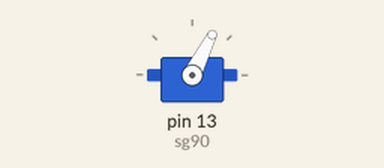
Recording of a sketch running on a simulated Arduino Uno, built with avr-gcc and run on an emulated ATmega328P. On the bench: servo.

Above: at 0.05 s.
At 0.85 s:
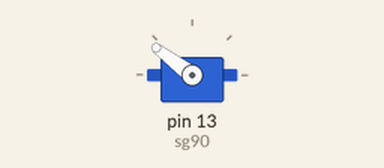
At 4.5 s:
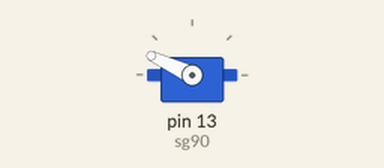
At 8.95 s:
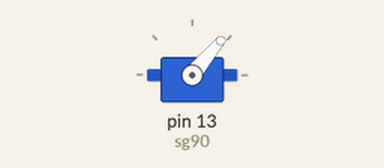
Timing chart, 0 to 11.6 s (numbered marks = the images above):
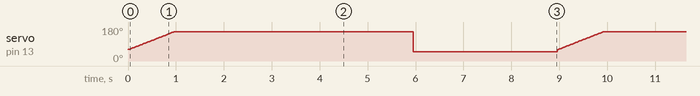

The sketch:

servo_rotation_control.ino
```cpp
#include <Servo.h>
Servo sg90;
//int pos = 0;
int dly = 10 ;
void setup()
{
sg90.attach(13);
}
void loop()
{
sg90.write(60);
delay(dly);
sg90.write(61);
delay(dly);
sg90.write(62);
delay(dly);
sg90.write(63);
delay(dly);
sg90.write(64);
delay(dly);
sg90.write(65);
delay(dly);
sg90.write(66);
delay(dly);
sg90.write(67);
delay(dly);
sg90.write(68);
delay(dly);
sg90.write(69);
delay(dly);
sg90.write(70);
delay(dly);
sg90.write(71);
delay(dly);
sg90.write(72);
delay(dly);
sg90.write(73);
delay(dly);
sg90.write(74);
delay(dly);
sg90.write(75);
delay(dly);
sg90.write(76);
delay(dly);
sg90.write(77);
delay(dly);
sg90.write(78);
delay(dly);
sg90.write(79);
delay(dly);
sg90.write(80);
delay(dly);
sg90.write(81);
delay(dly);
sg90.write(82);
delay(dly);
sg90.write(83);
delay(dly);
sg90.write(84);
delay(dly);
sg90.write(85);
delay(dly);
sg90.write(86);
delay(dly);
sg90.write(87);
delay(dly);
sg90.write(88);
delay(dly);
sg90.write(89);
delay(dly);
sg90.write(90);
delay(dly);
sg90.write(91);
delay(dly);
sg90.write(92);
delay(dly);
sg90.write(93);
delay(dly);
sg90.write(94);
delay(dly);
sg90.write(95);
delay(dly);
sg90.write(96);
delay(dly);
sg90.write(97);
delay(dly);
sg90.write(98);
delay(dly);
sg90.write(99);
delay(dly);
sg90.write(100);
delay(dly);
sg90.write(101);
delay(dly);
sg90.write(102);
delay(dly);
sg90.write(103);
delay(dly);
sg90.write(104);
delay(dly);
sg90.write(105);
delay(dly);
sg90.write(106);
delay(dly);
sg90.write(107);
delay(dly);
sg90.write(108);
delay(dly);
sg90.write(109);
delay(dly);
sg90.write(110);
delay(dly);
sg90.write(111);
delay(dly);
sg90.write(112);
delay(dly);
sg90.write(113);
delay(dly);
sg90.write(114);
delay(dly);
sg90.write(115);
delay(dly);
sg90.write(116);
delay(dly);
sg90.write(117);
delay(dly);
sg90.write(118);
delay(dly);
sg90.write(119);
delay(dly);
sg90.write(120);
delay(dly);
sg90.write(121);
delay(dly);
sg90.write(122);
delay(dly);
sg90.write(123);
delay(dly);
sg90.write(124);
delay(dly);
sg90.write(125);
delay(dly);
sg90.write(126);
delay(dly);
sg90.write(127);
delay(dly);
sg90.write(128);
delay(dly);
sg90.write(129);
delay(dly);
sg90.write(130);
delay(dly);
sg90.write(131);
delay(dly);
sg90.write(132);
delay(dly);
sg90.write(133);
delay(dly);
sg90.write(134);
delay(dly);
sg90.write(135);
delay(dly);
sg90.write(136);
delay(dly);
sg90.write(137);
delay(dly);
sg90.write(138);
delay(dly);
sg90.write(139);
delay(dly);
sg90.write(140);
delay(dly);
sg90.write(141);
delay(dly);
sg90.write(142);
delay(dly);
sg90.write(143);
delay(dly);
sg90.write(144);
delay(dly);
sg90.write(145);
delay(dly);
sg90.write(146);
delay(dly);
sg90.write(147);
delay(dly);
sg90.write(148);
delay(dly);
sg90.write(149);
delay(dly);
sg90.write(150);
delay(dly);
sg90.write(151);
delay(dly);
sg90.write(152);
delay(dly);
sg90.write(153);
delay(dly);
sg90.write(154);
delay(dly);
sg90.write(155);
delay(5000);
sg90.write(50);
delay(3000);

/*sg90.write(155);
delay(50);
sg90.write(150);
delay(50);
sg90.write(145);
delay(50);
sg90.write(140);
delay(50);
sg90.write(135);
delay(50);
sg90.write(130);
delay(50);
sg90.write(125);
delay(50);
sg90.write(120);
delay(50);
sg90.write(115);
delay(50);
sg90.write(110);
delay(50);
sg90.write(105);
delay(50);
sg90.write(100);
delay(50);
sg90.write(95);
delay(50);
sg90.write(90);
delay(50);
sg90.write(85);
delay(50);
sg90.write(80);
delay(50);
sg90.write(75);
delay(50);
sg90.write(70);
delay(50);
sg90.write(65);
delay(50);
sg90.write(65);
delay(50); */


}
```

Measured:
- by itself, servo on pin 13 (sg90): ramps from 50° to 155° and jumps back, once every 9.0 s
